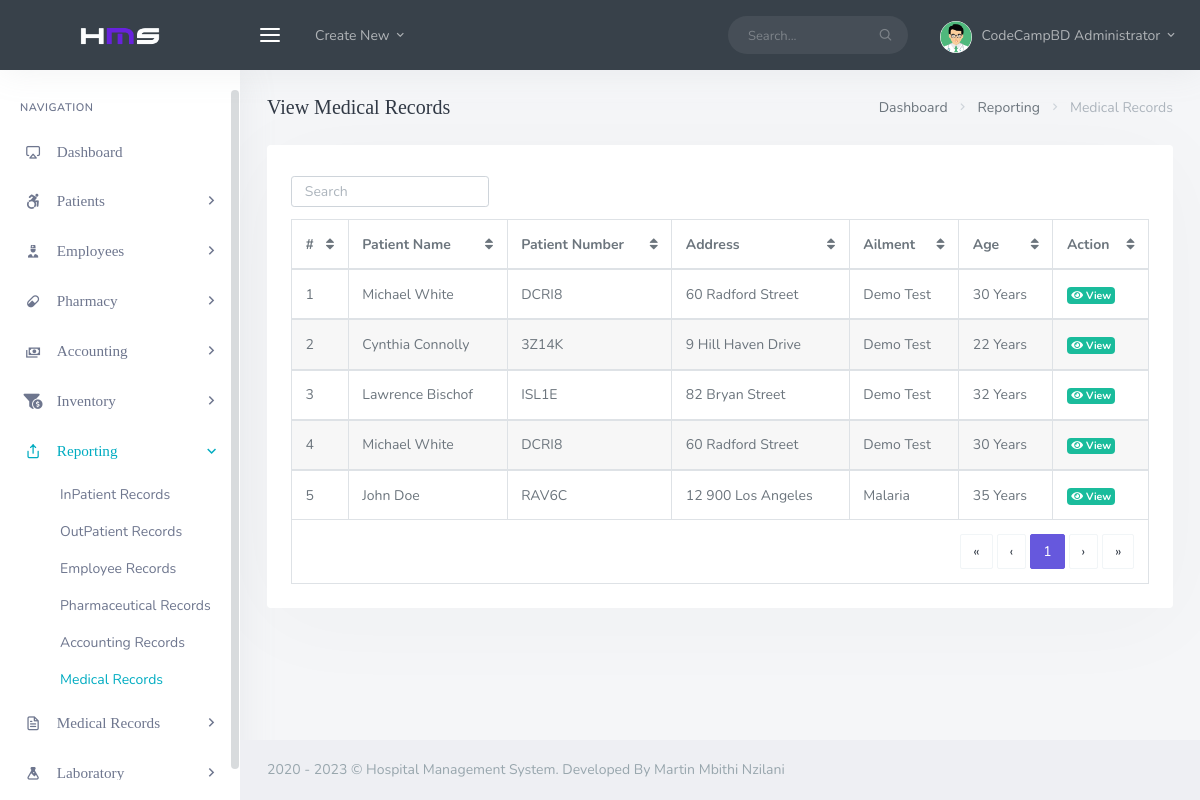
Page /admin/his_admin_medical_records.php (signed in) on the committed database.
### tables this page shows
CREATE TABLE `his_admin` (
  `ad_id` int(11) NOT NULL,
  `ad_fname` varchar(200) DEFAULT NULL,
  `ad_lname` varchar(200) DEFAULT NULL,
  `ad_email` varchar(200) DEFAULT NULL,
  `ad_pwd` varchar(200) DEFAULT NULL,
  `ad_dpic` varchar(200) DEFAULT NULL
);

CREATE TABLE `his_medical_records` (
  `mdr_id` int(11) NOT NULL,
  `mdr_number` varchar(200) DEFAULT NULL,
  `mdr_pat_name` varchar(200) DEFAULT NULL,
  `mdr_pat_adr` varchar(200) DEFAULT NULL,
  `mdr_pat_age` varchar(200) DEFAULT NULL,
  `mdr_pat_ailment` varchar(200) DEFAULT NULL,
  `mdr_pat_number` varchar(200) DEFAULT NULL,
  `mdr_pat_prescr` longtext DEFAULT NULL,
  `mdr_date_rec` timestamp(4) NOT NULL DEFAULT current_timestamp(4) ON UPDATE current_timestamp(4)
);

### admin/his_admin_medical_records.php (the view, shortened to what this page needs)
--><?php
  include('assets/inc/config.php');
?>
<!DOCTYPE html>
<html lang="en">
<?php include('assets/inc/head.php');?>
<body>
    <div id="wrapper">
        <?php include('assets/inc/nav.php');?>
        <?php include("assets/inc/sidebar.php");?>
        <div class="content-page">
            <div class="content">
                <div class="container-fluid">
                    <div class="row">
                        <div class="col-12">
                            <div class="page-title-box">
                                <div class="page-title-right">
                                    <ol class="breadcrumb m-0">
                                        <li class="breadcrumb-item"><a href="javascript: void(0);">Dashboard</a></li>
                                        <li class="breadcrumb-item"><a href="javascript: void(0);">Reporting</a></li>
                                        <li class="breadcrumb-item active">Medical Records</li>
                                    </ol>
                                </div>
                                <h4 class="page-title">View Medical Records</h4>
                            </div>
                        </div>
                    </div>
                    <div class="row">
                        <div class="col-12">
                            <div class="card-box">
                                <div class="mb-2">
                                    <div class="row">
                                        <div class="col-12 text-sm-center form-inline">
                                            <div class="form-group">
                                                <input id="demo-foo-search" type="text" placeholder="Search" class="form-control form-control-sm" autocomplete="on">
                                            </div>
                                        </div>
                                    </div>
                                </div>
                                <div class="table-responsive">
                                    <table id="demo-foo-filtering" class="table table-bordered toggle-circle mb-0" data-page-size="7">
                                        <thead>
                                            <tr>
                                                <th>#</th>
                                                <th data-toggle="true">Patient Name</th>
                                                <th data-hide="phone">Patient Number</th>
                                                <th data-hide="phone">Address</th>
                                                <th data-hide="phone">Ailment</th>
                                                <th data-hide="phone">Age</th>
                                                <th data-hide="phone">Action</th>
                                            </tr>
                                        </thead>
                                        <?php
                                                $ret="SELECT * FROM  his_medical_records ORDER BY RAND() ";
                                                $stmt= $mysqli->prepare($ret) ;
                                                $stmt->execute() ;
                                                $res=$stmt->get_result();
                                                $cnt=1;
                                                while($row=$res->fetch_object())
                                                {
                                            ?>
                                        <tbody>
                                            <tr>
                                                <td><?php echo $cnt;?></td>
                                                <td><?php echo $row->mdr_pat_name;?></td>
                                                <td><?php echo $row->mdr_pat_number;?></td>
                                                <td><?php echo $row->mdr_pat_adr;?></td>
                                                <td><?php echo $row->mdr_pat_ailment;?></td>
                                                <td><?php echo $row->mdr_pat_age;?> Years</td>
                                                <td>
                                                    <a href="his_admin_view_single_medical_record.php?mdr_id=<?php echo $row->mdr_id;?>&&mdr_number=<?php echo $row->mdr_number;?>" class="badge badge-success"><i class="fas fa-eye"></i> View</a>
                                                </td>
                                            </tr>
                                        </tbody>
                                        <?php  $cnt = $cnt +1 ; }?>
                                        <tfoot>
                                            <tr class="active">
                                                <td colspan="8">
                                                    <div class="text-right">
                                                        <ul class="pagination pagination-rounded justify-content-end footable-pagination m-t-10 mb-0"></ul>
                                                    </div>
                                                </td>
                                            </tr>
                                        </tfoot>
                                    </table>
                                </div>
                            </div>
                        </div>
                    </div>
                </div>
            </div>
            <?php include('assets/inc/footer.php');?>
        </div>
    </div>
</body>
</html>

### admin/assets/inc/nav.php (shortened to what this page needs)
--><?php
    $aid=$_SESSION['ad_id'];
    $ret="select * from his_admin where ad_id=?";
    $stmt= $mysqli->prepare($ret) ;
    $stmt->bind_param('i',$aid);
    $stmt->execute() ;
    $res=$stmt->get_result();
    while($row=$res->fetch_object())
    {
?>
<div class="navbar-custom">
    <ul class="list-unstyled topnav-menu float-right mb-0">
        <li class="d-none d-sm-block">
            <form class="app-search">
                <div class="app-search-box">
                    <div class="input-group">
                        <input type="text" class="form-control" placeholder="Search...">
                        <div class="input-group-append">
                            <button class="btn" type="submit">
                                <i class="fe-search"></i>
                            </button>
                        </div>
                    </div>
                </div>
            </form>
        </li>
        <li class="dropdown notification-list">
            <a class="nav-link dropdown-toggle nav-user mr-0 waves-effect waves-light" data-toggle="dropdown" href="#" role="button" aria-haspopup="false" aria-expanded="false">
                <img src="assets/images/users/<?php echo $row->ad_dpic;?>" alt="dpic" class="rounded-circle">
                <span class="pro-user-name ml-1">
                    <?php echo $row->ad_fname;?> <?php echo $row->ad_lname;?> <i class="mdi mdi-chevron-down"></i>
                </span>
            </a>
        </li>
    </ul>
    <div class="logo-box">
        <a href="his_admin_dashboard.php" class="logo text-center">
            <span class="logo-lg">
                <img src="assets/images/logo-light.png" alt="" height="18">
            </span>
        </a>
    </div>
    <ul class="list-unstyled topnav-menu topnav-menu-left m-0">
        <li>
            <button class="button-menu-mobile waves-effect waves-light">
                <i class="fe-menu"></i>
            </button>
        </li>
        <li class="dropdown d-none d-lg-block">
            <a class="nav-link dropdown-toggle waves-effect waves-light" data-toggle="dropdown" href="#" role="button" aria-haspopup="false" aria-expanded="false">
                Create New
                <i class="mdi mdi-chevron-down"></i>
            </a>
        </li>
    </ul>
</div>
<?php }?>

### rows in the picture
his_admin: ad_dpic (picture), ad_fname "CodeCampBD", ad_lname "Administrator"
his_medical_records: mdr_pat_name "Michael White", mdr_pat_number "DCRI8", mdr_pat_adr "60 Radford Street", mdr_pat_ailment "Demo Test", mdr_pat_age "30"
his_medical_records: mdr_pat_name "Cynthia Connolly", mdr_pat_number "3Z14K", mdr_pat_adr "9 Hill Haven Drive", mdr_pat_ailment "Demo Test", mdr_pat_age "22"
his_medical_records: mdr_pat_name "Lawrence Bischof", mdr_pat_number "ISL1E", mdr_pat_adr "82 Bryan Street", mdr_pat_ailment "Demo Test", mdr_pat_age "32"
his_medical_records: mdr_pat_name "Michael White", mdr_pat_number "DCRI8", mdr_pat_adr "60 Radford Street", mdr_pat_ailment "Demo Test", mdr_pat_age "30"
his_medical_records: mdr_pat_name "John Doe", mdr_pat_number "RAV6C", mdr_pat_adr "12 900 Los Angeles", mdr_pat_ailment "Malaria", mdr_pat_age "35"
